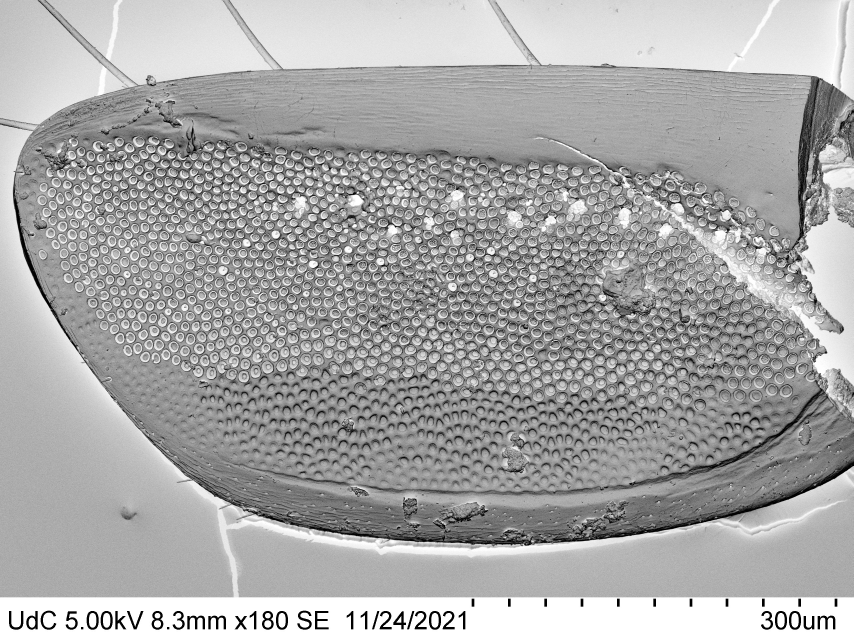
#> input picture Utils/coleoi.jpg, 2560 x 1920 px (shown at 1/3 size)
$ python main.py
#> lines starting #> are read from the running program, lines starting #| are printed output that depends on the picture; after the words box and inside, x2 and y2 are one past the last pixel; in counts of white or black regions, pixels touching at a corner belong together
import cv2
import numpy as np

image = cv2.imread('coleoi.jpg')
#> image is the input picture: shape (1920, 2560, 3); min 0, max 255, mean 168
gray = cv2.cvtColor(image, cv2.COLOR_BGR2GRAY)
thresh = cv2.threshold(gray, 0, 255, cv2.THRESH_BINARY + cv2.THRESH_OTSU)[1]
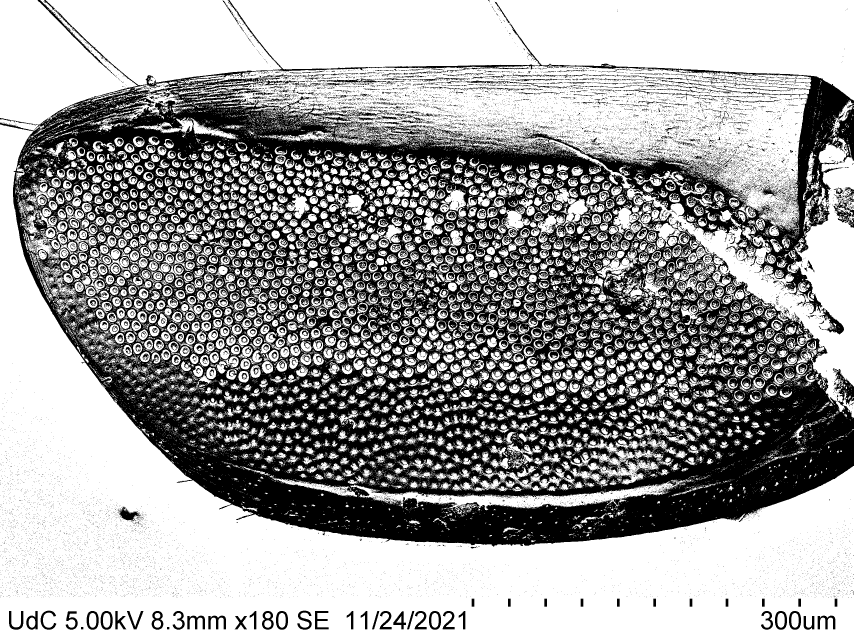
#> thresh: shape (1920, 2560) (shown at 1/3 size); 62.4% white; 24317 black regions (23403 under 20 px), largest, box (x1, y1, x2, y2) and area: (0, 0, 2560, 1640) 1677229, (2500, 562, 2560, 683) 2271, (2463, 924, 2532, 1003) 1830

kernel = cv2.getStructuringElement(cv2.MORPH_ELLIPSE, (2,2))
opening = cv2.morphologyEx(thresh, cv2.MORPH_OPEN, kernel, iterations=1)
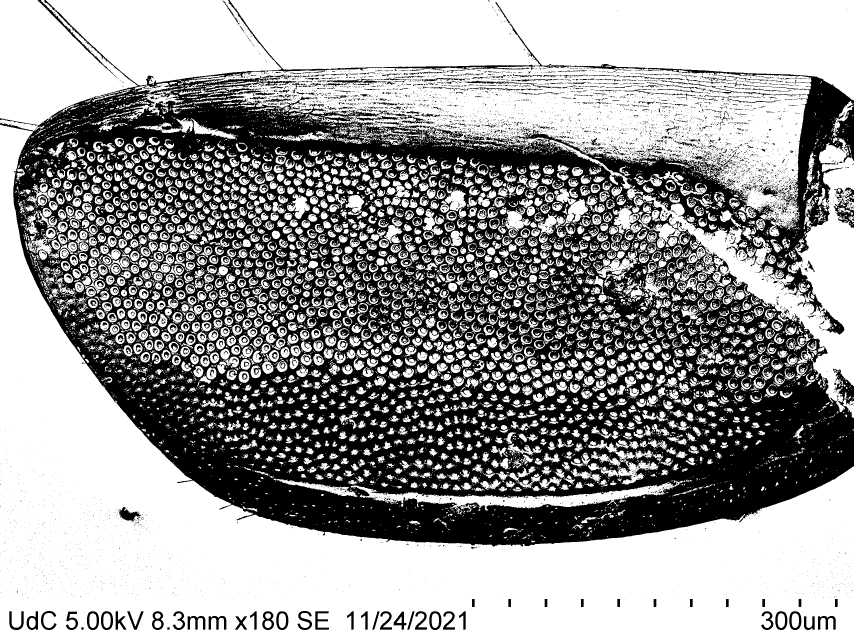
#> opening: shape (1920, 2560) (shown at 1/3 size); 60.5% white; 7527 black regions (6857 under 20 px)

cnts = cv2.findContours(opening, cv2.RETR_EXTERNAL, cv2.CHAIN_APPROX_SIMPLE)
#> cnts = 9846 contours, 7283 with area under 20; largest, box (x1, y1, x2, y2) and area: (0, 374, 2560, 1920) 1169060, (554, 198, 2435, 689) 376354, (689, 0, 2560, 301) 372138, (138, 0, 845, 257) 116324, (1927, 415, 2560, 1237) 115104
cnts = cnts[0] if len(cnts) == 2 else cnts[1]
valid = 0
ROI_number = 0
for c in cnts:
    peri = cv2.arcLength(c, True)
    approx = cv2.approxPolyDP(c, 0.01 * peri, True)
    area = cv2.contourArea(c)

    if len(approx) > 5 and area > 100 and area < 400:
# ---------------------- Enregistrement des sous-images ---------------------- #
        x,y,w,h = cv2.boundingRect(c)
        ROI = image[y:y+h, x:x+w]
        cv2.imwrite('output/ROI_{}.png'.format(ROI_number), ROI)
        ROI_number += 1
# ---------------------------------------------------------------------------- #

        valid +=  1
        ((x, y), r) = cv2.minEnclosingCircle(c)
        cv2.circle(image, (int(x), int(y)), int(r), (36, 255, 12), 2)
#> this loop made 9846 passes
#> (peri, area, w, h, r) on passes 47, 58, 83, 106, 186, 218, 312, 314, 320, 321, 326, 348: (107.6, 192, 45, 15, 22.36), (109.4, 103, 32, 14, 15.7), (81.01, 168.5, 33, 11, 16.19), (129.7, 257, 47, 19, 24.52), (81.94, 124, 32, 11, 16.01), (137.1, 178, 34, 23, 17.24), (94.33, 144.5, 32, 12, 15.53), (105.3, 157, 28, 14, 13.54), (77.01, 190.5, 25, 15, 12.26), (87.84, 176.5, 25, 16, 12.04), (80.43, 175, 23, 16, 11.4), (91.25, 207, 27, 18, 13.13)
#> (peri, area, w, h) on pass 580: (123, 270.5, 25, 25)
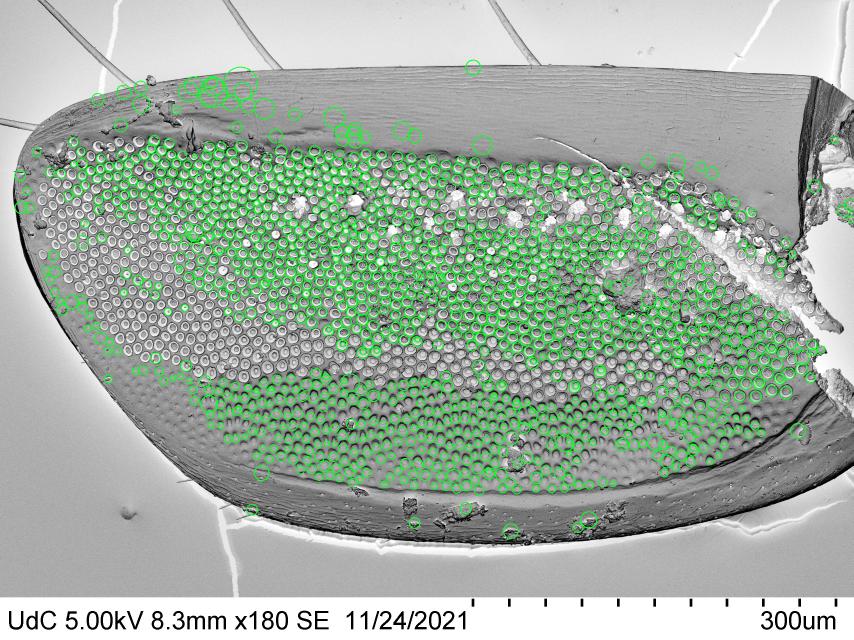
#> image: shape (1920, 2560, 3) (shown at 1/3 size); mean B, G, R 161.4, 175.7, 159.9
#> after the loop, ROI_number = 1293; valid = 1293

#bordure à droite
row, col = image.shape[:2]
#> row = 1920; col = 2560
bottom = image[row-2:row, 0:col]
mean = cv2.mean(bottom)[0]
#> mean = 255

bordersize = 1000
result = cv2.copyMakeBorder(
    image,
    top=0,
    bottom=0,
    left=0,
    right=bordersize,
    borderType=cv2.BORDER_CONSTANT,
    value=[mean, mean, mean]
)
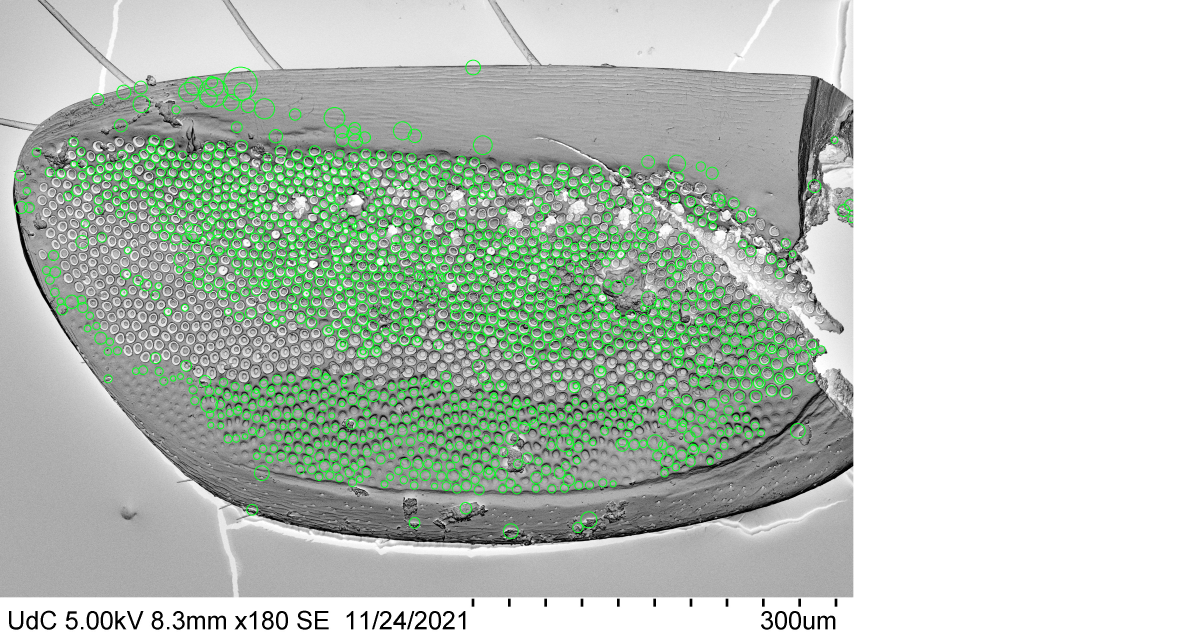
#> result: shape (1920, 3560, 3) (shown at 1/3 size); mean B, G, R 187.7, 198, 186.6

# texte
font = cv2.FONT_HERSHEY_SIMPLEX
#> font = 0
org = (50, 50)
fontScale = 1
color = (255, 0, 0)
thickness = 2
cv2.putText(image, '%d recepteurs detectes'%valid, org, font,
                   fontScale, color, thickness, cv2.LINE_AA)

cv2.imshow('Result', result)
cv2.imwrite('detected.png', image)
cv2.waitKey()
